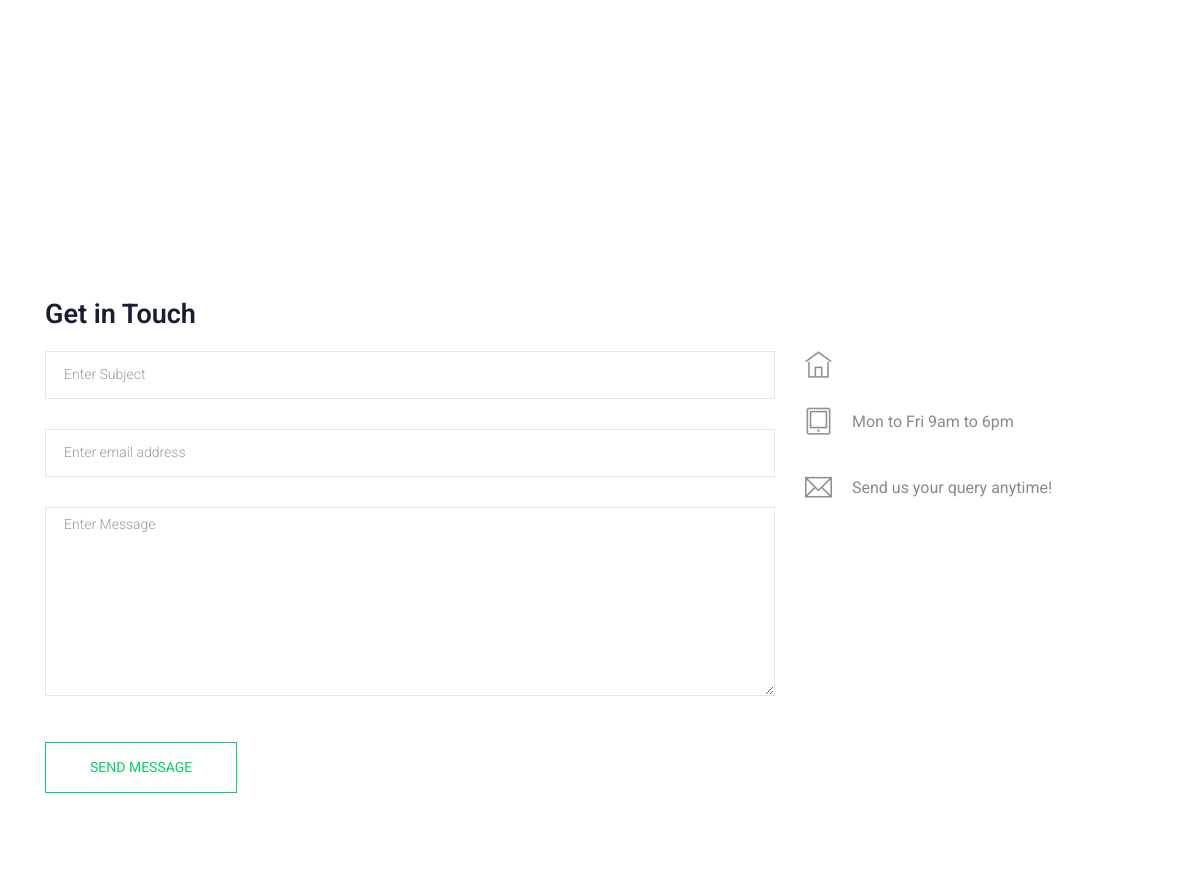
The page /contact-us/ (middle part) on the database as committed earlier.
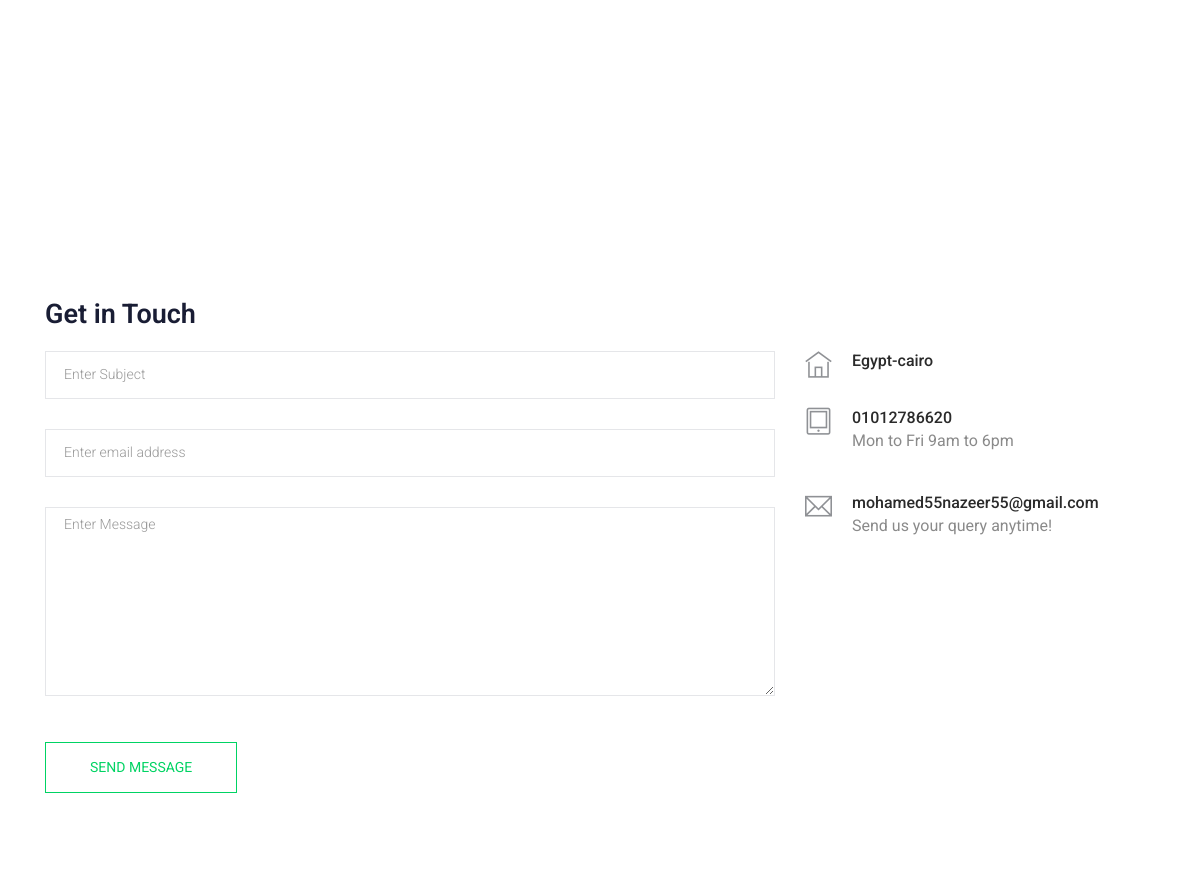
The same page on the database as committed later.
### contact/models.py (models this page shows, shortened)
class Info(models.Model):
    place=models.CharField(max_length=60,null=True,blank=True)
    phone_number=models.CharField(max_length=20)
    email=models.EmailField(max_length=250)
    class Meta:
        db_table = ''
        managed = True
        verbose_name = 'Info'
        verbose_name_plural = 'Info'

### contact/views.py (the view, shortened to what this page needs)
# urls.py: path('',send_message,name='contact'),
def send_message(request):
    myinfo =Info.objects.first()
    return render (request,'contact/contact.html',{'myinfo':myinfo})

### contact/templates/contact/contact.html (shortened to what this page needs)
{% extends 'base.html' %}
    {% block body %}
<section class="contact-section section_padding">
    <div class="container">
        <div class="d-none d-sm-block mb-5 pb-4">
        <div id="map" style="height: 480px;"></div>
    </div>
    <div class="row">
        <div class="col-12">
            <h2 class="contact-title">Get in Touch</h2>
        </div>
        <div class="col-lg-8">
            <form class="form-contact contact_form" method="post" id="contactForm" >
                <div class="row">
                <div class="col-12">
                    <div class="form-group">
                    <input class="form-control" name="subject" id="subject" type="text" onfocus="this.placeholder = ''" onblur="this.placeholder = 'Enter Subject'" placeholder = 'Enter Subject'>
                    </div>
                </div>
                <div class="col-sm-12">
                    <div class="form-group">
                    <input class="form-control" name="email" id="email" type="email" onfocus="this.placeholder = ''" onblur="this.placeholder = 'Enter email address'" placeholder = 'Enter email address'>
                    </div>
                </div>
                <div class="col-12">
                <div class="form-group">
                    <textarea class="form-control w-100" name="message" id="message" cols="30" rows="9" onfocus="this.placeholder = ''" onblur="this.placeholder = 'Enter Message'" placeholder = 'Enter Message'></textarea>
                </div>
            </div>
            </div>
            <div class="form-group mt-3">
            <button type="submit" class="button button-contactForm btn_4 boxed-btn">Send Message</button>
            </div>
        </form>
        </div>
        <div class="col-lg-4">
        <div class="media contact-info">
            <span class="contact-info__icon"><i class="ti-home"></i></span>
            <div class="media-body">
            <h3>{{myinfo.place}}</h3>
            </div>
    </div>
        <div class="media contact-info">
            <span class="contact-info__icon"><i class="ti-tablet"></i></span>
            <div class="media-body">
                <h3>{{myinfo.phone_number}}</h3>
                <p>Mon to Fri 9am to 6pm</p>
            </div>
        </div>
        <div class="media contact-info">
            <span class="contact-info__icon"><i class="ti-email"></i></span>
            <div class="media-body">
                <h3>{{myinfo.email}}</h3>
                <p>Send us your query anytime!</p>
            </div>
        </div>
        </div>
    </div>
    </div>
</section>
{% endblock body %}

### templates/base.html (shortened to what this page needs)
<!doctype html>
<html class="no-js" lang="zxx">
{% load static %}
<head>
    <link rel="stylesheet" href="{% static 'css/bootstrap.min.css' %}">
    <link rel="stylesheet" href="{% static 'css/owl.carousel.min.css' %}">
    <link rel="stylesheet" href="{% static 'css/magnific-popup.css' %}">
    <link rel="stylesheet" href="{% static 'css/font-awesome.min.css' %}">
    <link rel="stylesheet" href="{% static 'css/themify-icons.css' %}">
    <link rel="stylesheet" href="{% static 'css/nice-select.css' %}">
    <link rel="stylesheet" href="{% static 'css/flaticon.css' %}">
    <link rel="stylesheet" href="{% static 'css/jquery-ui.css' %}">
    <link rel="stylesheet" href="{% static 'css/gijgo.css' %}">
    <link rel="stylesheet" href="{% static 'css/animate.min.css' %}">
    <link rel="stylesheet" href="{% static 'css/slicknav.css' %}">
    <link rel="stylesheet" href="{% static 'css/style.css' %}">
</head>
<body>
    {% block body %}
    {% endblock body %}
</body>
</html>

Rows that differ between the two databases and show on the page:
added Info: place "Egypt-cairo", phone_number "01012786620", email "mohamed55nazeer55@gmail.com"
